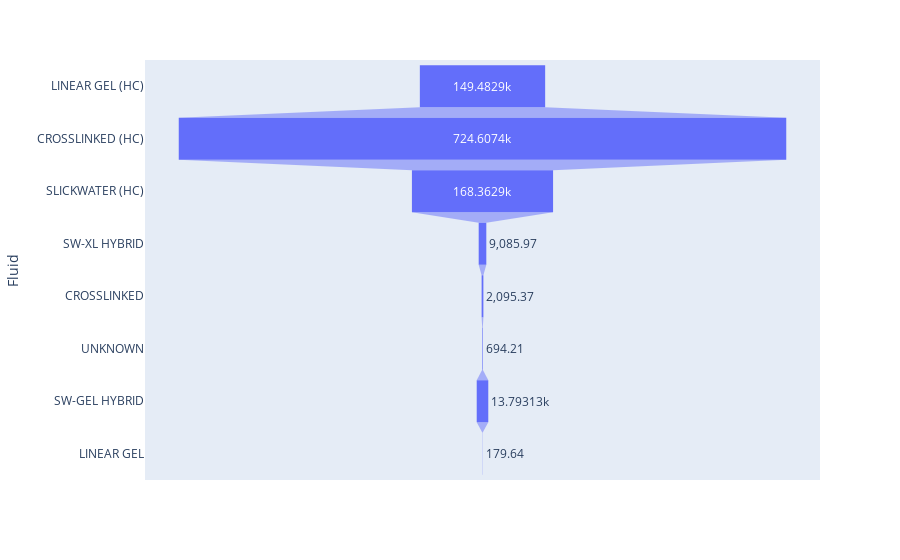

The notebook cell saved with this chart:
### Code cell
#Print figure
data = dict(
    number= fluid_prod,
    Fluid = fluid_names)
fig = px.funnel(data, x='number', y='Fluid')
fig.show()

### Figure 1 — Plotly figure (JSON) as saved in the notebook; plotly's stock layout.template omitted (floating-point values rounded to 4 significant figures)
{"data": [{"hovertemplate": "number=%{x}<br>Fluid=%{y}<extra></extra>", "legendgroup": "", "marker": {"color": "#636efa"}, "name": "", "orientation": "h", "showlegend": false, "type": "funnel", "x": [149500.0, 724600.0, 168400.0, 9086.0, 2095.0, 694.2, 13790.0, 179.6], "xaxis": "x", "y": ["LINEAR GEL (HC)", "CROSSLINKED (HC)", "SLICKWATER (HC)", "SW-XL HYBRID", "CROSSLINKED", "UNKNOWN", "SW-GEL HYBRID", "LINEAR GEL"], "yaxis": "y"}], "layout": {"legend": {"tracegroupgap": 0}, "margin": {"t": 60}, "xaxis": {"anchor": "y", "domain": [0, 1], "title": {"text": "number"}}, "yaxis": {"anchor": "x", "domain": [0, 1], "title": {"text": "Fluid"}}}}
